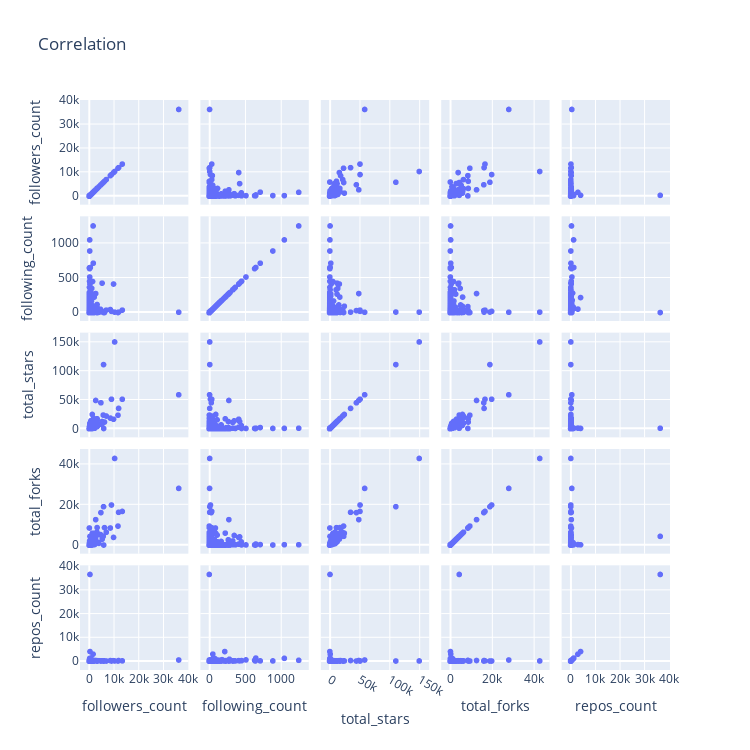

Here is the notebook cell this chart was saved with:
### Markdown cell above
### Correlation

### Code cell
corr = px.scatter_matrix(df, dimensions=['followers_count','following_count','total_stars','total_forks','repos_count'],
                         title='Correlation', height=750, width=750)
corr.show()

### Figure 1 — Plotly figure (JSON) as saved in the notebook; plotly's stock layout.template omitted (floating-point values rounded to 4 significant figures; data arrays with more than 128 entries replaced by an {"elided": "..."} marker saying what was removed)
{"data": [{"dimensions": [{"axis": {"matches": true}, "label": "followers_count", "values": {"elided": "1585 int values"}}, {"axis": {"matches": true}, "label": "following_count", "values": {"elided": "1585 int values"}}, {"axis": {"matches": true}, "label": "total_stars", "values": {"elided": "1585 int values"}}, {"axis": {"matches": true}, "label": "total_forks", "values": {"elided": "1585 int values"}}, {"axis": {"matches": true}, "label": "repos_count", "values": {"elided": "1585 int values"}}], "hovertemplate": "%{xaxis.title.text}=%{x}<br>%{yaxis.title.text}=%{y}<extra></extra>", "legendgroup": "", "marker": {"color": "#636efa", "symbol": "circle"}, "name": "", "showlegend": false, "type": "splom"}], "layout": {"dragmode": "select", "height": 750, "legend": {"tracegroupgap": 0}, "title": {"text": "Correlation"}, "width": 750}}
